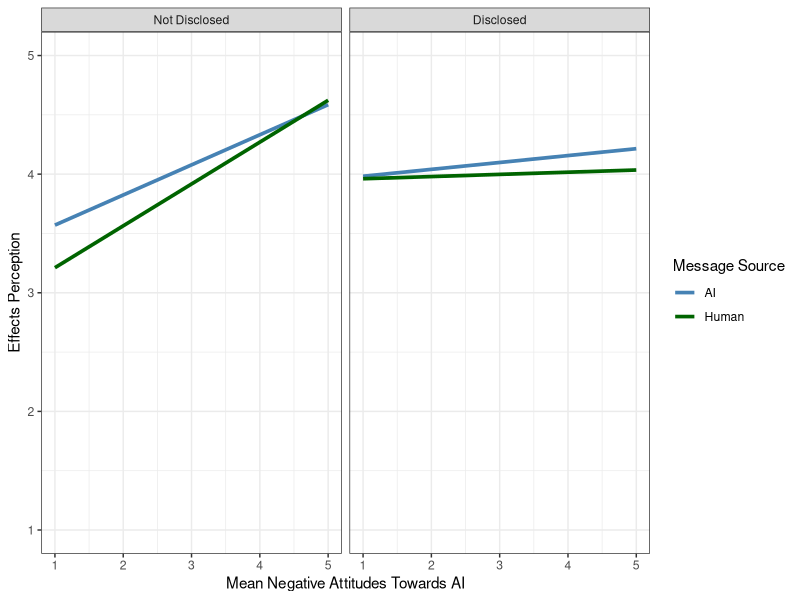
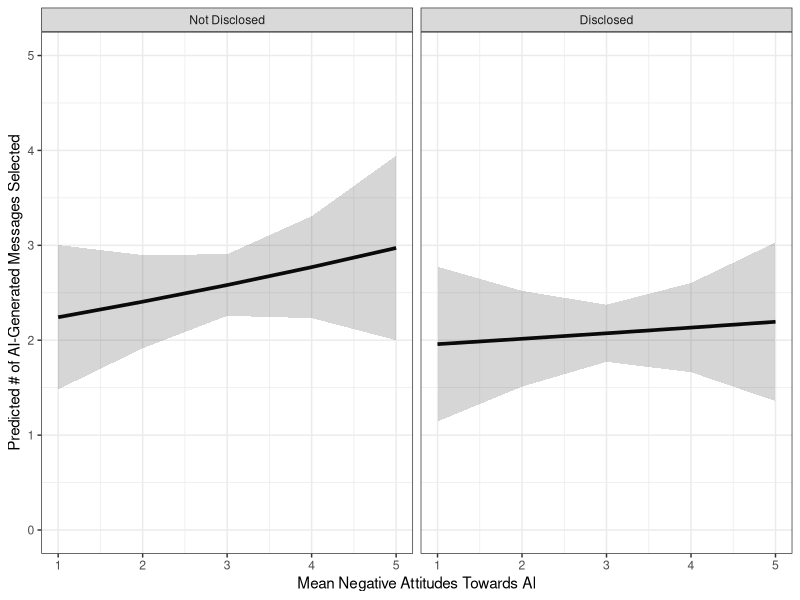

Generate these figures, in order, with R:
library(tidyr)
library(ggplot2)
library(dplyr)
library(rstatix)
library(lmerTest)
library(lme4)
library(emmeans)
library(readr)

#set directory and load file
setwd("[Insert path to file]")
df_total <- read_csv('study2_data_file.csv')

#demographics
table(df_total$Experimental_Group)
mean(df_total$Age, na.rm=TRUE)
sd(df_total$Age, na.rm=TRUE)
table(df_total$Sex) / length(df_total$Sex)

#creating Effects Perception (EP) and Perception of AI variables
sum_AI_EP <- 0
sum_Human_EP <- 0
for (i in 1:15) {
  df_total[[paste0("AI", i, "_EP")]] <- 
    (df_total[[paste0("Dis_AI", i)]] + df_total[[paste0("Con_AI", i)]] + 
       df_total[[paste0("Unp_AI", i)]]) / 3
  sum_AI_EP <- sum_AI_EP + df_total[[paste0("AI", i, "_EP")]]
}
df_total$AI_mean_EP <- sum_AI_EP / 15
for (i in 1:15) {
  df_total[[paste0("Human", i, "_EP")]] <- 
    (df_total[[paste0("Dis_Hum", i)]] + df_total[[paste0("Con_Hum", i)]] + 
       df_total[[paste0("Unp_Hum", i)]]) / 3
  sum_Human_EP <- sum_Human_EP + df_total[[paste0("Human", i, "_EP")]]
}
df_total$Human_mean_EP <- sum_Human_EP / 15

df_total$AIper_neg <- 
  (df_total$Per_AI3_1 + df_total$Per_AI6_1 + df_total$Per_AI8_1 + df_total$Per_AI9_1 + 
     df_total$Per_AI10_1 + df_total$Per_AI15_1 + df_total$Per_AI19_1 + df_total$Per_AI20_1)/8

AI_Message_Count <- 
  df_total[, c("Message1", "Message2", "Message3", "Message4", "Message5")] <= 15
df_total$AI_Message_Count <- rowSums(AI_Message_Count)
df_total <- df_total |> relocate(AI_Message_Count, .after = Message5)

# Mixed ANOVA
df_total_3EPs <- df_total[c(1:2, 122:136, 138:152, 154)]
df_total_3EPs_pivot <- df_total_3EPs |> 
  pivot_longer(!c(Experimental_Group, Participant, AIper_neg), names_to="Messages", 
               values_to="Effects_Perception") |> 
  mutate(AI_or_Hum = ifelse(grepl("^AI", Messages), "AI", "Human"))

df_total_3EPs_pivot$Participant <- factor(df_total_3EPs_pivot$Participant)
df_total_3EPs_pivot$Experimental_Group <- factor(df_total_3EPs_pivot$Experimental_Group)
df_total_3EPs_pivot$AI_or_Hum <- factor(df_total_3EPs_pivot$AI_or_Hum)
df_total_3EPs_pivot$Experimental_Group <- relevel(df_total_3EPs_pivot$Experimental_Group, ref = "Not Disclosed")
df_total_3EPs_pivot$AI_or_Hum <- relevel(df_total_3EPs_pivot$AI_or_Hum, ref = "AI")

total_EP3_ANOVA <- 
  lmer(Effects_Perception ~ Experimental_Group * AI_or_Hum * AIper_neg + (1 | Participant), data = df_total_3EPs_pivot)
summary(total_EP3_ANOVA)

##Data visualization
##calculate mean and +- 1 SD for negative attitudes towards AI
mean(df_total$AIper_neg)
sd(df_total$AIper_neg)
mean(df_total$AIper_neg) - sd(df_total$AIper_neg)
mean(df_total$AIper_neg) + sd(df_total$AIper_neg)

##calculate pairwise comparison and estimated marginal means for data visualization
predict_mean <- 
  emmeans(total_EP3_ANOVA, ~ Experimental_Group * AI_or_Hum * AIper_neg, at = list(AIper_neg = c(1, 2, 3, 4, 5)))
predict_mean_df <- as.data.frame(predict_mean)

ggplot(predict_mean_df, aes(x = AIper_neg, y = emmean, color = AI_or_Hum)) +
  geom_line(size = 1.25) + 
  facet_wrap(~Experimental_Group) +
  labs(x = "Mean Negative Attitudes Towards AI", y = "Effects Perception", color = "Message Source") +
  theme_bw() + 
  scale_colour_manual(values = c("AI" = "steelblue", "Human" = "darkgreen")) +
  ylim(1,5)

pairs(emmeans(total_EP3_ANOVA, ~ Experimental_Group * AI_or_Hum * AIper_neg, at = list(AI_or_Hum = "AI", AIper_neg = 2.24)))
pairs(emmeans(total_EP3_ANOVA, ~ Experimental_Group * AI_or_Hum * AIper_neg, at = list(AI_or_Hum = "AI", AIper_neg = 3.04)))
pairs(emmeans(total_EP3_ANOVA, ~ Experimental_Group * AI_or_Hum * AIper_neg, at = list(AI_or_Hum = "AI", AIper_neg = 3.84)))
pairs(emmeans(total_EP3_ANOVA, ~ Experimental_Group * AI_or_Hum * AIper_neg, at = list(AI_or_Hum = "Human", AIper_neg = 2.24)))
pairs(emmeans(total_EP3_ANOVA, ~ Experimental_Group * AI_or_Hum * AIper_neg, at = list(AI_or_Hum = "Human", AIper_neg = 3.04)))
pairs(emmeans(total_EP3_ANOVA, ~ Experimental_Group * AI_or_Hum * AIper_neg, at = list(AI_or_Hum = "Human", AIper_neg = 3.84)))

#Poisson regression of number of AI-generated messages selected
colnames(df_total)
df_total_MS <- df_total[c(1:2, 11, 154)]
df_total_MS$Experimental_Group <- factor(df_total_MS$Experimental_Group)
df_total_MS$Experimental_Group <- relevel(df_total_MS$Experimental_Group, ref = "Not Disclosed")

message_preference <-
  glm(AI_Message_Count ~ Experimental_Group * AIper_neg, data = df_total_MS, family = poisson(link = "log"))
summary(message_preference)

predict_count <- 
  emmeans(message_preference, ~ Experimental_Group * AIper_neg, at = list(AIper_neg = c(1, 2, 3, 4, 5)))
predict_count_regrid <- regrid(predict_count, transform = "response")
predict_count_df <- as.data.frame(predict_count_regrid)
ggplot(predict_count_df, aes(x = AIper_neg, y = rate)) +
  geom_line(size = 1.25) + 
  geom_ribbon(aes(ymin = asymp.LCL, ymax = asymp.UCL), alpha = 0.2)+
  facet_wrap(~Experimental_Group) +
  labs(x = "Mean Negative Attitudes Towards AI", y = "Predicted # of AI-Generated Messages Selected", color = "Message Source") +
  theme_bw() + 
  ylim(0,5)

results_list <- list()
for(ai_val in c(2.24, 3.04, 3.84)) {
  emm_current <- emmeans(message_preference, ~ Experimental_Group * AIper_neg, at = list(AIper_neg = ai_val), regrid = "response")
  comp_current <- pairs(emm_current, regrid = "response")
  results_list[[paste(ai_val, sep = "_")]] <- comp_current
}

for(name in names(results_list)) {
  cat("\nResults for", name, ":\n")
  print(results_list[[name]])
}
